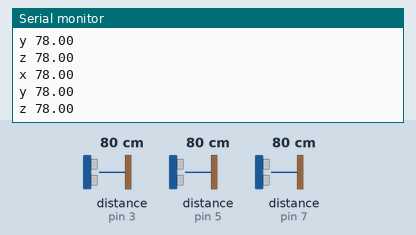
Recording of a sketch running on a simulated Arduino Uno, built with avr-gcc and run on an emulated ATmega328P. Shown: the last lines printed to the serial monitor. Wiring (inferred from the names in the program): 3 × ultrasonic range finder: trigger pin 2, echo pin 3 / trigger pin 4, echo pin 5 / trigger pin 6, echo pin 7. The test bench sets the inputs (shaded band); at power-on: distance to the obstacle (sensors on pin 3, pin 5, pin 7) 80 cm. The echo pulse lasts 58.3 µs per cm.

Above: at 1.2 s.
1.3 s: distance to the obstacle (sensor on pin 3) set to 2 cm
At 1.38 s:
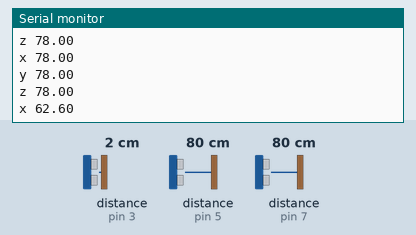
4.3 s: distance to the obstacle (sensor on pin 5) set to 2 cm
At 4.31 s:
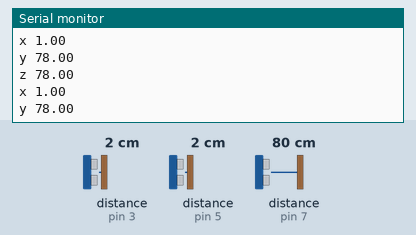
5.8 s: distance to the obstacle (sensor on pin 7) set to 2 cm
At 6.5 s:
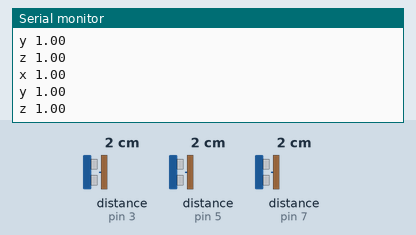
7.3 s: distance to the obstacle (sensor on pin 3) set to 4 cm
At 7.8 s:
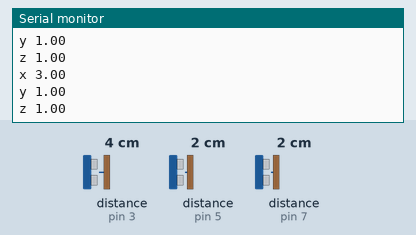
8.8 s: distance to the obstacle (sensor on pin 5) set to 60 cm
At 8.92 s:
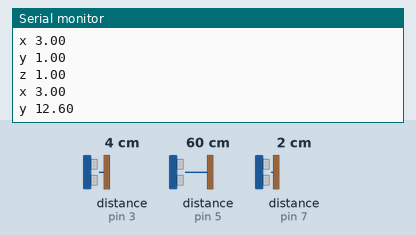
11.8 s: distance to the obstacle (sensor on pin 7) set to 4 cm
At 12.6 s:
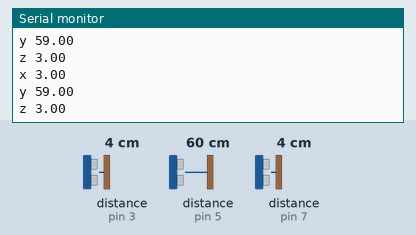
Timing chart, 0 to 14.3 s (numbered marks = the images above; inputs shaded):
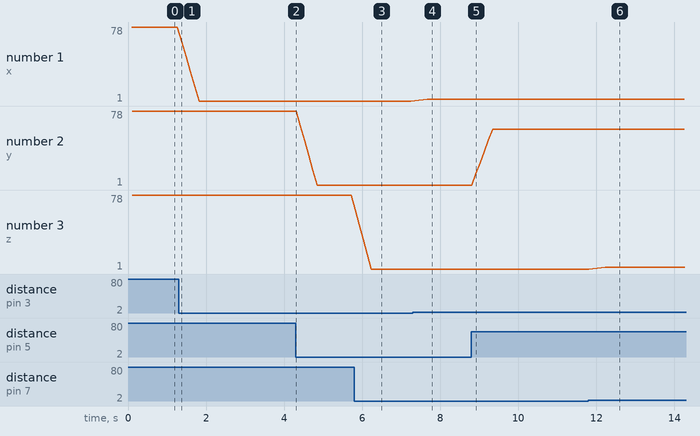

Measured:
- after the input at 1.3 s, the serial monitor: prints a new line after 0.08 s (image 1)
- after the input at 5.8 s, the serial monitor: prints a new line at once (image 3)
- after the input at 7.3 s, the serial monitor: prints a new line after 0.05 s (image 4)
- after the input at 8.8 s, the serial monitor: prints a new line after 0.12 s (image 5)
- after the input at 11.8 s, the serial monitor: prints a new line after 0.12 s (image 6)
- plotted number 1: 78 → 1 after the input at 1.3 s, 1 → 3 after the input at 7.3 s
- plotted number 2: 1 → 59 after the input at 8.8 s

The sketch:

sensor_distances.ino
```cpp
#define trigger_x 2
#define echo_x 3
#define trigger_y 4
#define echo_y 5
#define trigger_z 6
#define echo_z 7

const int bufferLen = 5;  // Moving average buffer size

double temp_dur;
float distance_x, distance_y, distance_z, temp_dist;

float buffer_x[bufferLen];
float buffer_y[bufferLen];
float buffer_z[bufferLen];

float total_x = 0;
float total_y = 0;
float total_z = 0;

int index_x = 0;
int index_y = 0;
int index_z = 0;

void setup() {

  pinMode(trigger_x, OUTPUT);
  pinMode(echo_x, INPUT);
  pinMode(trigger_y, OUTPUT);
  pinMode(echo_y, INPUT);
  pinMode(trigger_z, OUTPUT);
  pinMode(echo_z, INPUT);
  Serial.begin(9600);

  // Initialize buffers
  for (int i = 0; i < bufferLen; i++) {
    buffer_x[i] = getDistance(trigger_x, echo_x);
    buffer_y[i] = getDistance(trigger_y, echo_y);
    buffer_z[i] = getDistance(trigger_z, echo_z);

    total_x += buffer_x[i];
    total_y += buffer_y[i];
    total_z += buffer_z[i];
  }
}

void loop() {
  // Sensor x
  temp_dist = getDistance(trigger_x, echo_x);
  total_x = total_x - buffer_x[index_x] + temp_dist;
  buffer_x[index_x] = temp_dist;
  index_x = (index_x + 1) % bufferLen;
  distance_x = total_x / bufferLen;

  // Sensor y
  temp_dist = getDistance(trigger_y, echo_y);
  total_y = total_y - buffer_y[index_y] + temp_dist;
  buffer_y[index_y] = temp_dist;
  index_y = (index_y + 1) % bufferLen;
  distance_y = total_y / bufferLen;

  // Sensor z
  temp_dist = getDistance(trigger_z, echo_z);
  total_z = total_z - buffer_z[index_z] + temp_dist;
  buffer_z[index_z] = temp_dist;
  index_z = (index_z + 1) % bufferLen;
  distance_z = total_z / bufferLen;

  // Print distances to Serial Monitor
  Serial.print("x ");
  Serial.println(distance_x);

  Serial.print("y ");
  Serial.println(distance_y);

  Serial.print("z ");
  Serial.println(distance_z);

  // Debug print: Print the buffers for sensors x, y, z
  // debugPrintBuffer("Buffer x: ", buffer_x);
  // debugPrintBuffer("Buffer y: ", buffer_y);
  // debugPrintBuffer("Buffer z: ", buffer_z);

  delay(100);
}

int getDistance(int triggerPin, int echoPin) {
  digitalWrite(triggerPin, LOW);
  delayMicroseconds(5);
  digitalWrite(triggerPin, HIGH);
  delayMicroseconds(10);
  digitalWrite(triggerPin, LOW);
  temp_dur = pulseIn(echoPin, HIGH);
  temp_dist = temp_dur * 0.034 / 2;
  return temp_dist;
}

void debugPrintBuffer(const char* label, int* buffer) {
  Serial.print(label);
  for (int i = 0; i < bufferLen; i++) {
    Serial.print(buffer[i]);
    Serial.print(" ");
  }
  Serial.println();
}
```
